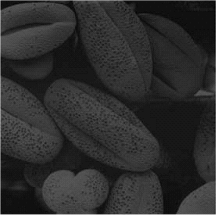
#> input picture Aula03_Lab/img/Laboratorio_3_2.bmp, 217 x 215 px, found by its file name
$ python Q_03.py
#> lines starting #> are read from the running program, lines starting #| are printed output that depends on the picture; long printed decimals are rounded
"""
Questão 03: Carregue a imagem Laboratorio_3_2.bmp na variável I e em seguida utilize a
função: Ieq = exposure.equalize_hist(I). Exiba ambas as imagens I e Ieq lado a lado com
seus respectivos histogramas. Comente os resultados.
"""

import os  # pacote de integração com o sistema operacional

# Importe de pacotes
from matplotlib import pyplot as plt
from skimage import exposure
from skimage.io import imread

# limpando a tela do terminal, or None é para evitar a exibição de retorno do comando
os.system('cls') or None

# Carregando I com uma matriz NumPy gerada com base na imagem Laboratorio_3_2.
I = imread('./img/Laboratorio_3_2.bmp', as_gray=True)
#> I is the input picture: shape (215, 217); min 2, max 255, mean 45.8

# Equalizando a imagem I
Ieq = exposure.equalize_hist(I)
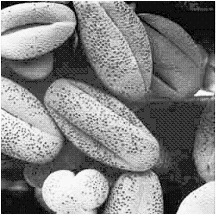
#> Ieq: shape (215, 217) float64; min 4.29e-05, max 1, mean 0.518

# Gerando o Histograma com base em I. A função histogram ira calcular o número de pixels de cada intervalo de intensidade
# (bin) da imagem. Comando e normalmente usado para analisar a  distribuição de intensidade de uma imagem.
hist, bin_centers = exposure.histogram(I, normalize=False)
#> hist = 254 values, max 4172 at index 22, min 0 at index 2, mean 183.7; bin_centers = 254 values from 2 to 255
l = hist.shape  # l recebe o tamanho do array "hist".
#> l = (254,)
x = range(l[0])  # número de bins para visualizar o histograma da imagem I.

# Gerando o Histograma com base em Iqe.
hist_eq, bin_centers_eq = exposure.histogram(Ieq, normalize=False)
#> hist_eq = 256 values, max 4172 at index 62, min 0 at index 3, mean 182.2; bin_centers_eq = 256 values from 0.002 to 0.998
l_eq = hist_eq.shape  # l_qe recebe o tamanho do array "hist_eq".
#> l_eq = (256,)
# número de bins para visualizar o histograma da imagem Ieq.
x_eq = range(l_eq[0])

# Para identificar o tom de cinza com maior frequência da imagem original
gray_value = bin_centers[hist.argmax()]
#> gray_value = 24

# Para identificar a frequência da tonalidade de cinza mais comum da imagem original
frequency = hist.max()
#> frequency = 4172

# Para identificar o tom de cinza com maior frequência da imagem Equalizando
gray_value_eq = bin_centers[hist_eq.argmax()]
#> gray_value_eq = 64

# Para identificar a frequência da tonalidade de cinza mais comum da imagem Equalizando
frequency_eq = hist_eq.max()
#> frequency_eq = 4172

# Imprimir o resultado
print(
    f"A tonalidade de cinza com a maior frequência da imagem original é {gray_value}, e ela apareceu é {frequency} vezes.")
#| A tonalidade de cinza com a maior frequência da imagem original é 24, e ela apareceu é 4172 vezes.

print(
    f"A tonalidade de cinza com a maior frequência da imagem equalizada é {gray_value_eq}, e ela apareceu é {frequency_eq} vezes.")
#| A tonalidade de cinza com a maior frequência da imagem equalizada é 64, e ela apareceu é 4172 vezes.

# Definindo o tamanho da imagem
plt.figure(figsize=[20, 5])

plt.subplot(2, 3, 1)  # Criando um subgrupo de imagens com base na figura
plt.imshow(I, cmap='gray')  # Exibindo a imagem original em tons de cinza
plt.title('Imagem em tons de cinza.')  # Definido um titulo para imagem

plt.subplot(2, 3, 2)  # Criando um subgrupo de imagens com base na figura
# Plotando um gráfico de barras usando os valores de x no eixo horizontal e hist no eixo vertical.
plt.bar(x, hist)
plt.title('Histograma em gráfico de barras.')  # Definido um titulo para imagem

plt.subplot(2, 3, 4)  # Criando um subgrupo de imagens com base na figura
plt.imshow(Ieq, cmap='gray')  # Definido um titulo para imagem equalizando
# Definido um titulo para imagem
plt.title('Imagem Equalizando em tons de cinza.')

plt.subplot(2, 3, 5)  # Criando um subgrupo de imagens com base na figura
# Plotando um gráfico de barras usando os valores de x_eq no eixo horizontal e hist_eq no eixo vertical.
plt.bar(x_eq, hist_eq)
# Definido um titulo para imagem
plt.title('Histograma de Ieq em gráfico de barras.')

plt.tight_layout()  # Ajuste automático no espaçamento entre subplots
plt.show()  # Exibindo todas as imagens criadas.
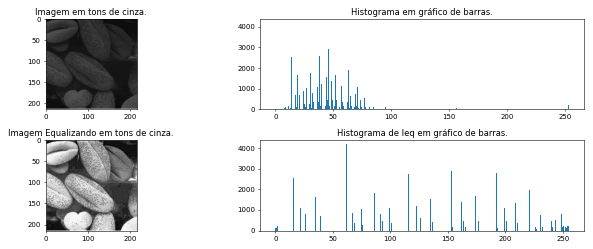
#> figure drawn by matplotlib, 4 panels; panel 2: tallest bar 4172 high, from x = 21.6 to 22.4; panel 4: tallest bar 4172 high, from x = 61.6 to 62.4

$ run again, with Aula03_Lab/img/Laboratorio_3_1.jpg saved as Aula03_Lab/img/Laboratorio_3_2.bmp
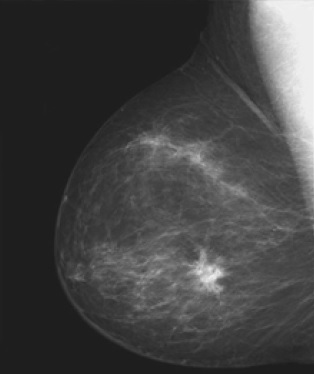
#> input picture Aula03_Lab/img/Laboratorio_3_1.jpg, 314 x 374 px, found by its file name
#> I is the input picture: shape (374, 314) float64; min 0.102, max 0.953, mean 0.26
#> `Ieq = exposure.equalize_hist(I)`:
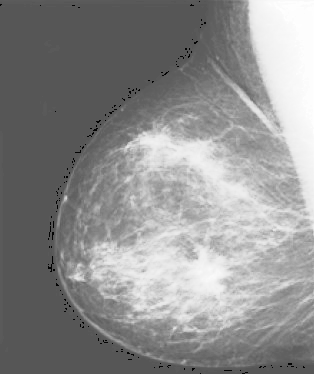
#> Ieq: shape (374, 314) float64; min 8.52e-06, max 1, mean 0.558
#> hist = 256 values, max 38858 at index 4, min 0 at index 6, mean 458.7; bin_centers = 256 values from 0.104 to 0.951
#> hist_eq = 256 values, max 38858 at index 86, min 0 at index 1, mean 458.7; bin_centers_eq = 256 values from 0.00196 to 0.998
#> gray_value = 0.117
#> frequency = 38858
#> gray_value_eq = 0.389
#> frequency_eq = 38858
#| A tonalidade de cinza com a maior frequência da imagem original é 0.1169, e ela apareceu é 38858 vezes.
#| A tonalidade de cinza com a maior frequência da imagem equalizada é 0.3895, e ela apareceu é 38858 vezes.
#> `plt.show()`:
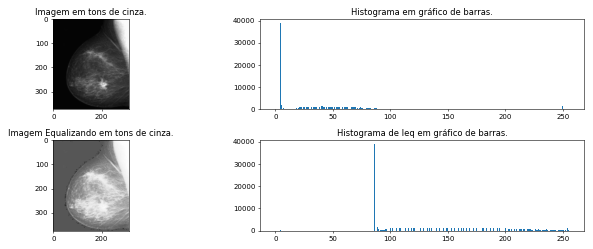
#> figure drawn by matplotlib, 4 panels; panel 2: tallest bar 38858 high, from x = 3.6 to 4.4; panel 4: tallest bar 38858 high, from x = 85.6 to 86.4
